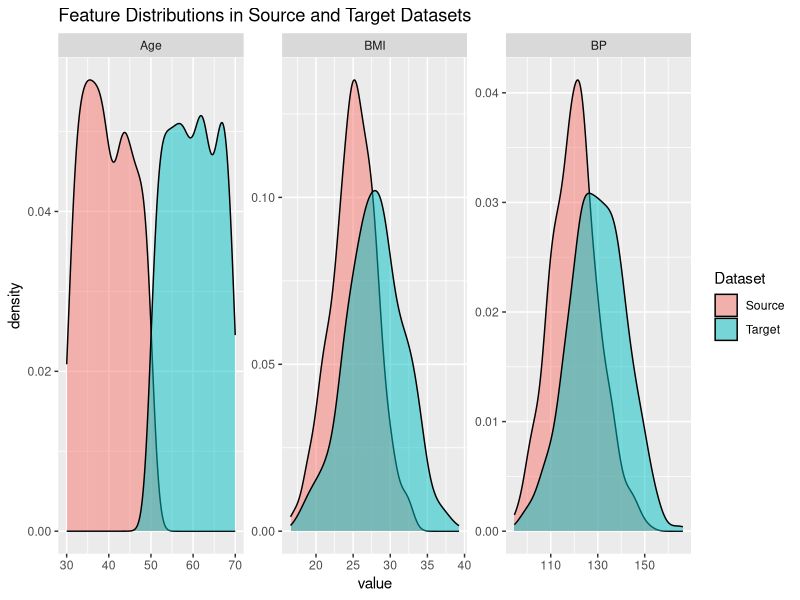
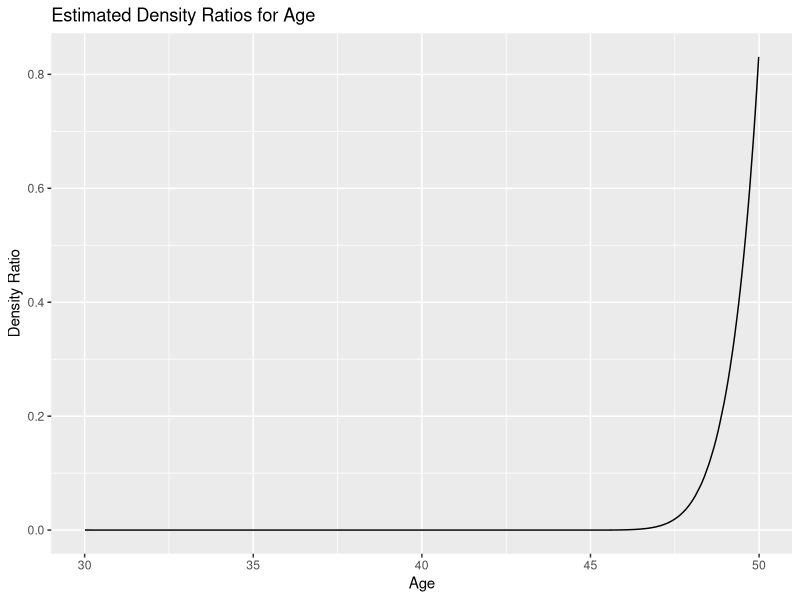
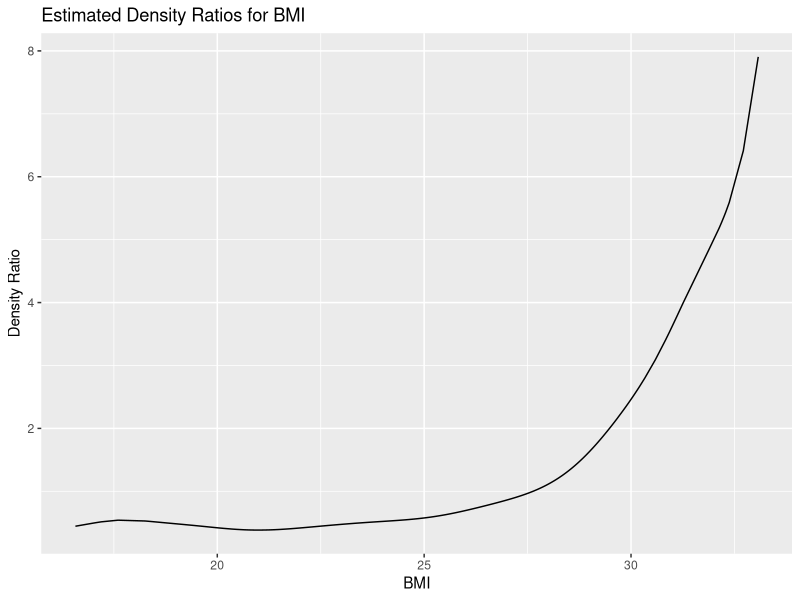
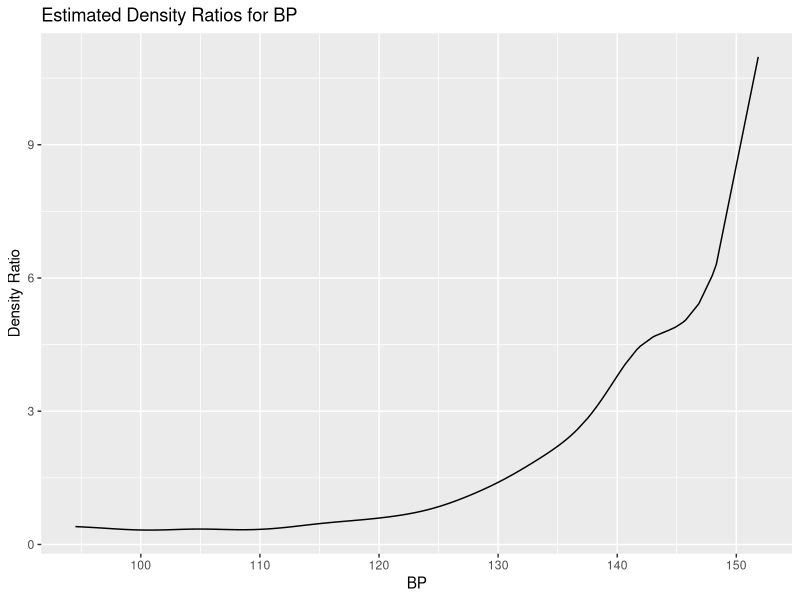
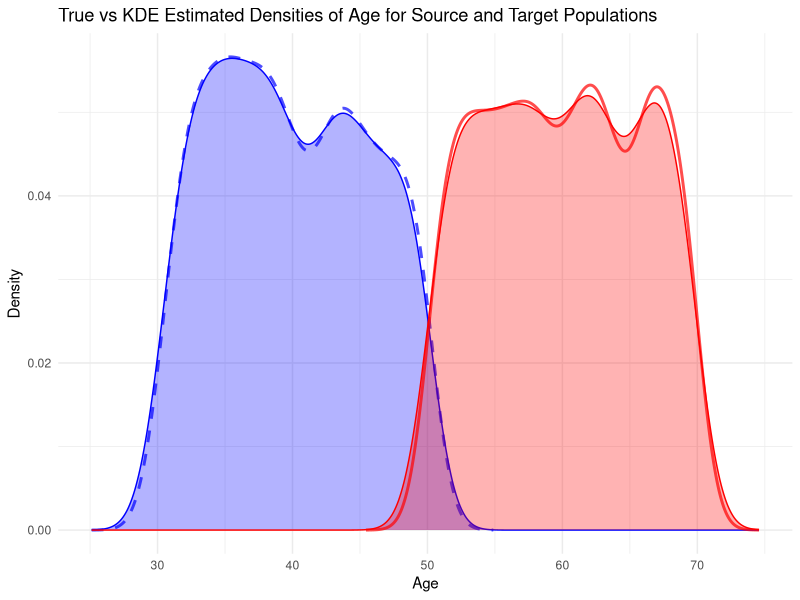
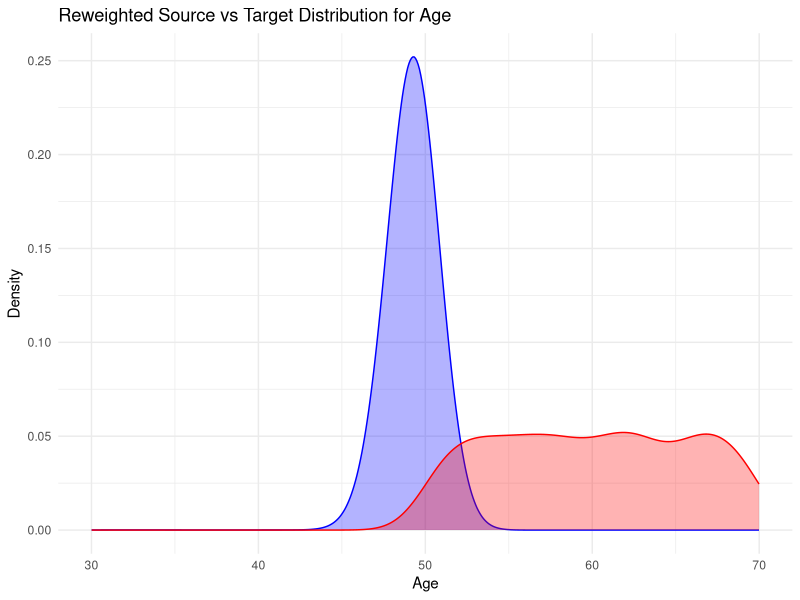
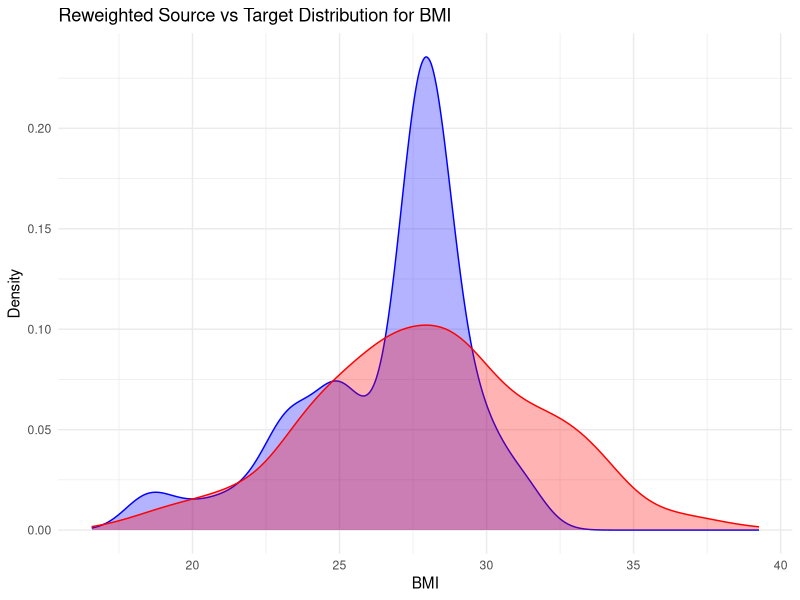
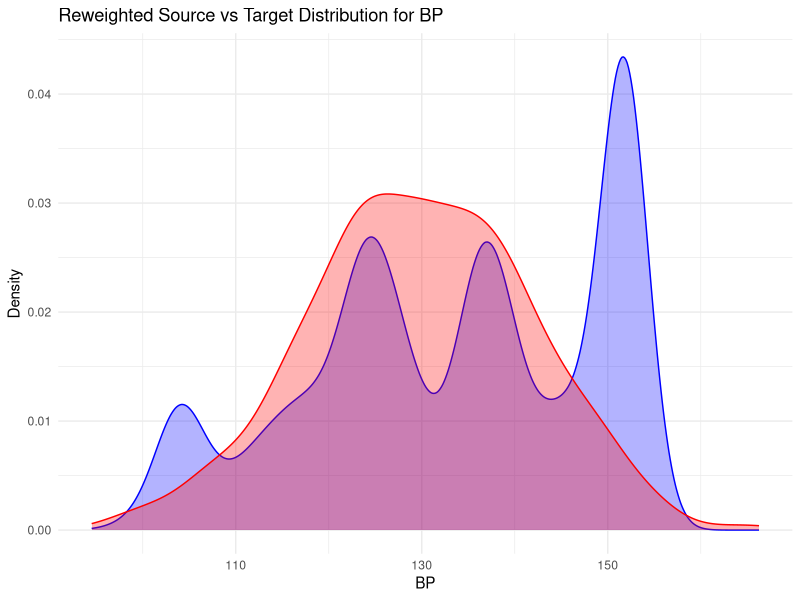

R code for these plots, in order:
## ---- chunk 1
knitr::opts_chunk$set(echo = TRUE)
# Load necessary libraries
library(MASS)       # For mvrnorm
library(ggplot2)    # For visualization
library(kernlab)    # For kernel methods
library(ks)

# Set seed for reproducibility
set.seed(123)
## ---- chunk 2

# Sample sizes
n_source <- 500
n_target <- 500

# True coefficients for diabetes risk
beta_0 <- -10
beta_1 <- 0.05  # Age coefficient
beta_2 <- 0.2   # BMI coefficient
beta_3 <- 0.03  # BP coefficient

# Generate Source Data (Age 30-50)
age_source <- runif(n_source, min = 30, max = 50)
bmi_source <- rnorm(n_source, mean = 25, sd = 3)
bp_source <- rnorm(n_source, mean = 120, sd = 10)

# Compute probability of diabetes
logit_p_source <- beta_0 + beta_1 * age_source + beta_2 * bmi_source + beta_3 * bp_source
p_diabetes_source <- 1 / (1 + exp(-logit_p_source))

# Assign diabetes status
diabetes_source <- rbinom(n_source, size = 1, prob = p_diabetes_source)

# Create source data frame
data_source <- data.frame(
  Age = age_source,
  BMI = bmi_source,
  BP = bp_source,
  Diabetes = diabetes_source
)

# Generate Target Data (Age 50-70)
age_target <- runif(n_target, min = 50, max = 70)
bmi_target <- rnorm(n_target, mean = 28, sd = 4)
bp_target <- rnorm(n_target, mean = 130, sd = 12)

# Create target data frame (Diabetes status unknown)
data_target <- data.frame(
  Age = age_target,
  BMI = bmi_target,
  BP = bp_target
)

# Visualize distributions
library(reshape2)
data_source_melt <- melt(data_source[, c('Age', 'BMI', 'BP')])
data_target_melt <- melt(data_target[, c('Age', 'BMI', 'BP')])

data_source_melt$Dataset <- 'Source'
data_target_melt$Dataset <- 'Target'

data_combined <- rbind(data_source_melt, data_target_melt)

ggplot(data_combined, aes(x = value, fill = Dataset)) +
  geom_density(alpha = 0.5) +
  facet_wrap(~variable, scales = 'free') +
  labs(title = 'Feature Distributions in Source and Target Datasets')
## ---- chunk 3
# Estimate densities using kernel density estimation
# Estimating density for each feature in the source and target datasets
# Using 'ks' package for kernel density estimation

# Kernel density estimation for Age
f_hat_source_age <- kde(x = data_source$Age)
f_hat_target_age <- kde(x = data_target$Age)

# Kernel density estimation for BMI
f_hat_source_bmi <- kde(x = data_source$BMI)
f_hat_target_bmi <- kde(x = data_target$BMI)

# Kernel density estimation for BP
f_hat_source_bp <- kde(x = data_source$BP)
f_hat_target_bp <- kde(x = data_target$BP)

# Estimate density ratios for each feature
# Extracting estimated densities at each point in source dataset
source_density_age <- predict(f_hat_source_age, x = data_source$Age)
target_density_age <- predict(f_hat_target_age, x = data_source$Age)
w_hat_age <- target_density_age / source_density_age

source_density_bmi <- predict(f_hat_source_bmi, x = data_source$BMI)
target_density_bmi <- predict(f_hat_target_bmi, x = data_source$BMI)
w_hat_bmi <- target_density_bmi / source_density_bmi

source_density_bp <- predict(f_hat_source_bp, x = data_source$BP)
target_density_bp <- predict(f_hat_target_bp, x = data_source$BP)
w_hat_bp <- target_density_bp / source_density_bp

# Calculate combined weights
combined_weights <- w_hat_age * w_hat_bmi * w_hat_bp

# Print some values of the combined weights
head(combined_weights)

# Visualize density ratios for Age, BMI, and BP
ggplot(data.frame(Age = data_source$Age, Density_Ratio = w_hat_age), aes(x = Age, y = Density_Ratio)) +
  geom_line() +
  labs(title = 'Estimated Density Ratios for Age', x = 'Age', y = 'Density Ratio')

ggplot(data.frame(BMI = data_source$BMI, Density_Ratio = w_hat_bmi), aes(x = BMI, y = Density_Ratio)) +
  geom_line() +
  labs(title = 'Estimated Density Ratios for BMI', x = 'BMI', y = 'Density Ratio')

ggplot(data.frame(BP = data_source$BP, Density_Ratio = w_hat_bp), aes(x = BP, y = Density_Ratio)) +
  geom_line() +
  labs(title = 'Estimated Density Ratios for BP', x = 'BP', y = 'Density Ratio')

# Visualize true densities for comparison
# Plot the true densities of Age, BMI, and BP for both source and target populations
# Plot the KDE estimates alongside the true distributions for comparison
ggplot() +
  geom_line(data = data.frame(Age = f_hat_source_age$eval.points, Density = f_hat_source_age$estimate), aes(x = Age, y = Density), color = 'blue', linetype = "dashed", size = 1, alpha = 0.7) +
  geom_density(data = data_source, aes(x = Age, y = ..density..), color = 'blue', fill = 'blue', alpha = 0.3) +
  geom_line(data = data.frame(Age = f_hat_target_age$eval.points, Density = f_hat_target_age$estimate), aes(x = Age, y = Density), color = 'red', linetype = "solid", size = 1, alpha = 0.7) +
  geom_density(data = data_target, aes(x = Age, y = ..density..), color = 'red', fill = 'red', alpha = 0.3) +
  labs(title = 'True vs KDE Estimated Densities of Age for Source and Target Populations', x = 'Age', y = 'Density') +
  scale_color_manual(name = "Dataset", values = c("Source" = "blue", "Target" = "red")) +
  theme_minimal()


# Visualize reweighted source distribution compared to target
data_source_weighted <- data_source

data_source_weighted$weights <- combined_weights

ggplot() +
  geom_density(data = data_source_weighted, aes(x = Age, weight = weights), color = 'blue', fill = 'blue', alpha = 0.3) +
  geom_density(data = data_target, aes(x = Age), color = 'red', fill = 'red', alpha = 0.3) +
  labs(title = 'Reweighted Source vs Target Distribution for Age', x = 'Age', y = 'Density') +
  theme_minimal()

ggplot() +
  geom_density(data = data_source_weighted, aes(x = BMI, weight = weights), color = 'blue', fill = 'blue', alpha = 0.3) +
  geom_density(data = data_target, aes(x = BMI), color = 'red', fill = 'red', alpha = 0.3) +
  labs(title = 'Reweighted Source vs Target Distribution for BMI', x = 'BMI', y = 'Density') +
  theme_minimal()

ggplot() +
  geom_density(data = data_source_weighted, aes(x = BP, weight = weights), color = 'blue', fill = 'blue', alpha = 0.3) +
  geom_density(data = data_target, aes(x = BP), color = 'red', fill = 'red', alpha = 0.3) +
  labs(title = 'Reweighted Source vs Target Distribution for BP', x = 'BP', y = 'Density') +
  theme_minimal()
